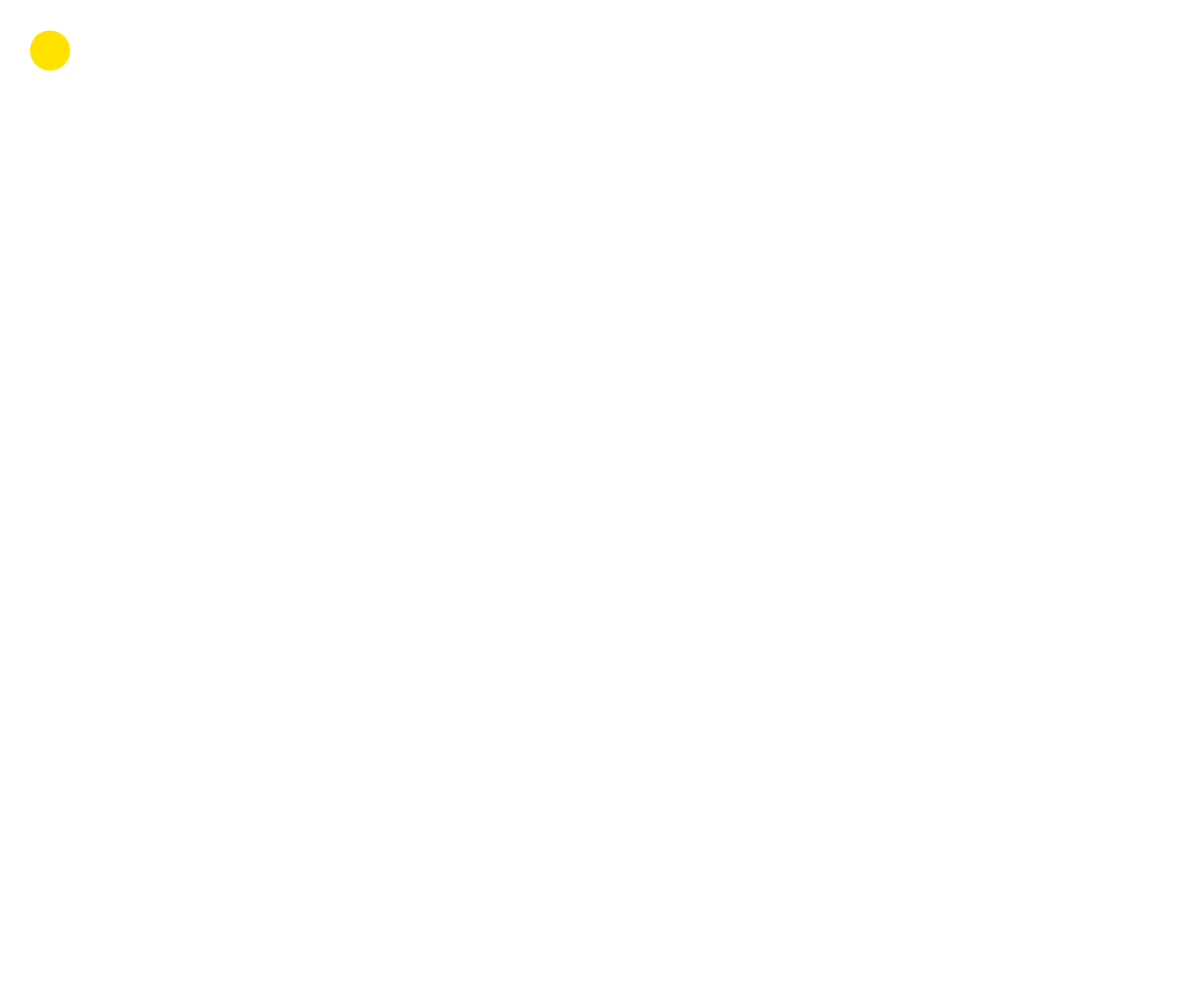
Frame 1 (no input)
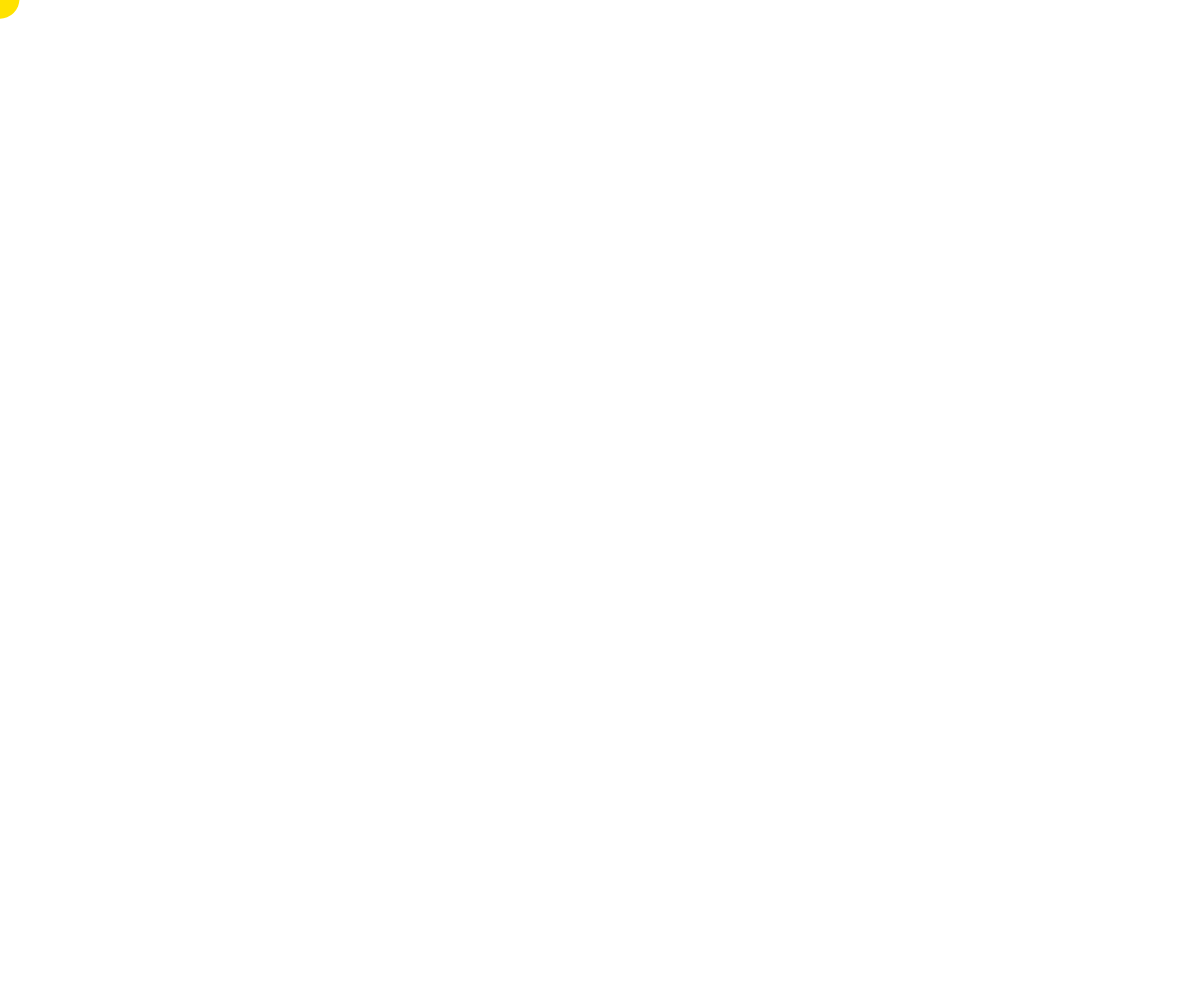
Frame 60 (no input)
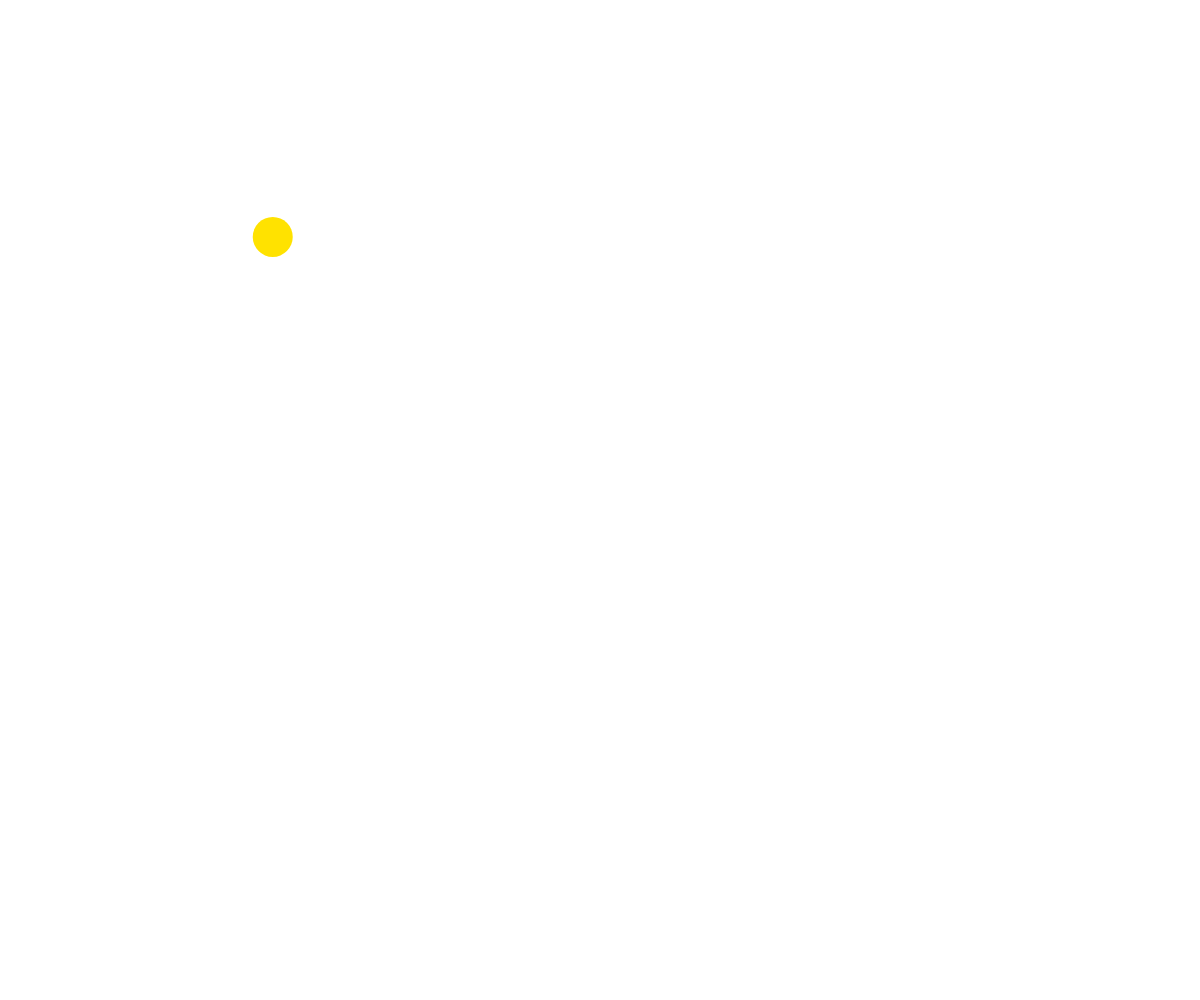
Frame 120 (the mouse pressed at the canvas centre since frame 60)

The p5.js sketch that drew these frames (run headless with seeded random() and noise() and a simulated clock; from frame 60 on, the mouse is pressed at the canvas centre):

// p5.js sketch
// ── sketch.js
let ball;

function setup() {
  createCanvas(windowWidth, windowHeight);
  ball = new Ball(50, 50, 40);
  noStroke();
  fill("rgb(255,226,0)");
}

function draw() {
  clear(); // This will clear the canvas and make the background transparent
  ball.update();
  ball.attract();
  ball.edges();
  ball.friction();
  ball.render();
}


class Ball {
  constructor(x, y, size) {
    this.p = createVector(x, y);
    this.size = size;
    this.v = createVector(0, 0);
    this.a = createVector(0, 0.5);
    this.prevMouseX = mouseX;
    this.prevMouseY = mouseY;
    this.mouseStopped = false;
  }
  
  update() {
    this.v.add(this.a);
    this.p.add(this.v);
    // Apply additional damping if the mouse has stopped
    if (this.mouseStopped) {
      this.v.mult(0.95); // Increase the damping factor to make the ball stop more quickly
    }
    this.a.setMag(0);
  }
  
  edges() {
    if (this.p.y + this.size / 2 >= height) {
      this.p.y = height - this.size / 2;
      this.v.y *= -1;
    }
  }
  
  friction() {
    this.v.mult(0.98);
  }
  
  attract() {
    const mouse = createVector(mouseX, mouseY);
    if (mouseX !== this.prevMouseX || mouseY !== this.prevMouseY) {
      const fromBallToMouse = p5.Vector.sub(mouse, this.p);
      fromBallToMouse.setMag(0.5);
      this.a.add(fromBallToMouse);
      this.mouseStopped = false;
    } else {
      // When the mouse stops, enable a flag to apply additional damping
      this.mouseStopped = true;
      // Apply a gentle force towards the mouse to ensure it stops at the mouse position
      const fromBallToMouse = p5.Vector.sub(mouse, this.p);
      const distance = fromBallToMouse.mag();
      if (distance > 1) { // Apply the force only if the ball is not too close to avoid overshooting
        fromBallToMouse.setMag(0.5);
        this.a.add(fromBallToMouse);
      }
    }

    // Update the previous mouse positions for the next frame
    this.prevMouseX = mouseX;
    this.prevMouseY = mouseY;
  }
  
  render() {
    ellipse(this.p.x, this.p.y, this.size);
  }
}
